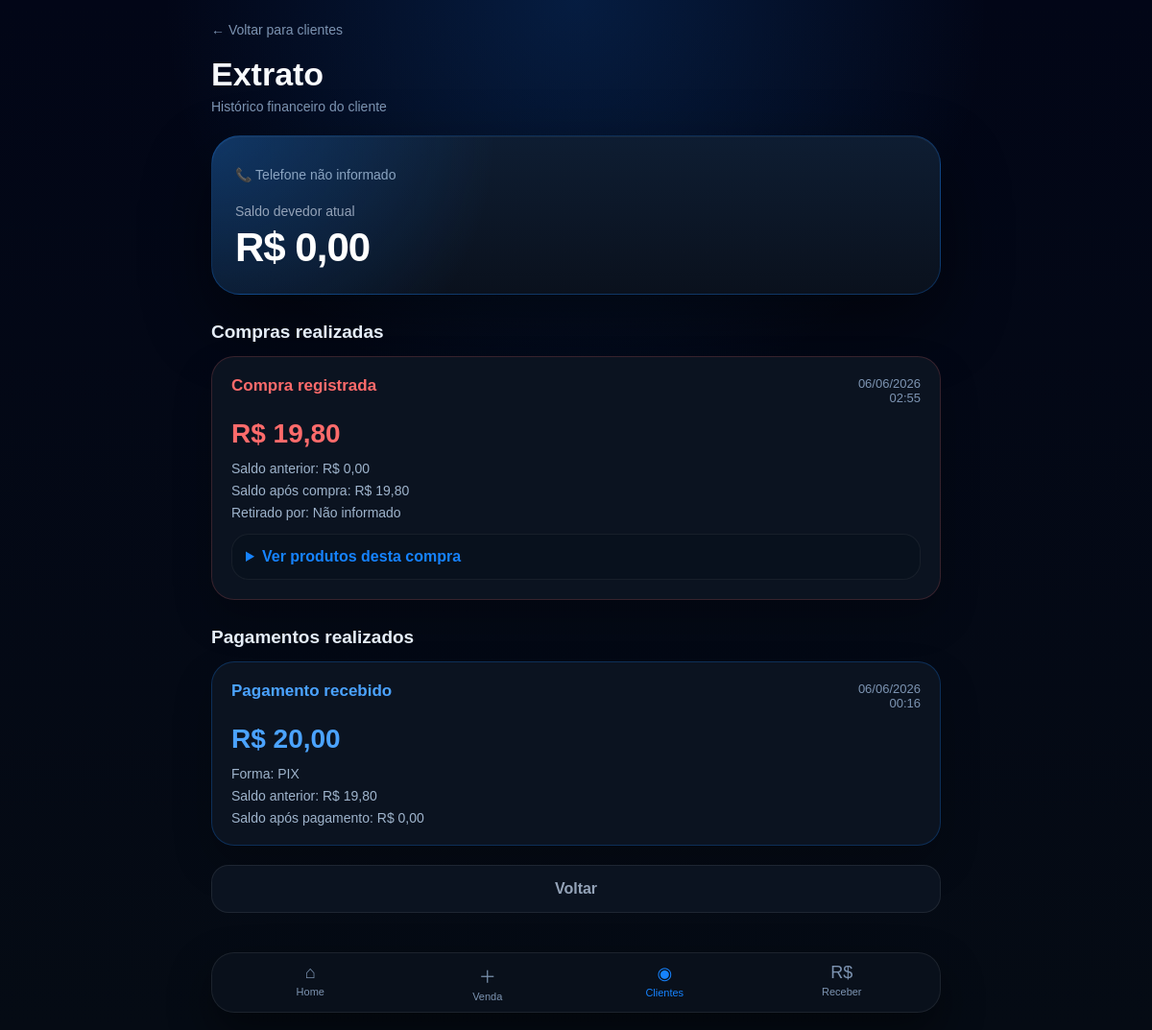
The page /clientes/2 on the database its author committed.
### tables this page shows
CREATE TABLE clientes (
    id INTEGER PRIMARY KEY AUTOINCREMENT,
    nome TEXT NOT NULL,
    telefone TEXT,
    saldo_fiado REAL DEFAULT 0,
    data_cadastro TEXT
);

CREATE TABLE fiados (
    id INTEGER PRIMARY KEY AUTOINCREMENT,
    venda_id INTEGER,
    cliente_id INTEGER,
    cliente_nome TEXT,
    telefone TEXT,
    retirado_por TEXT,
    valor_compra REAL,
    saldo_anterior REAL,
    saldo_atual REAL,
    data_hora TEXT,
    status TEXT DEFAULT 'ABERTO',
    FOREIGN KEY (venda_id) REFERENCES vendas(id),
    FOREIGN KEY (cliente_id) REFERENCES clientes(id)
);

CREATE TABLE pagamentos_fiado (
    id INTEGER PRIMARY KEY AUTOINCREMENT,
    cliente_id INTEGER NOT NULL,
    valor_pago REAL NOT NULL,
    saldo_anterior REAL NOT NULL,
    saldo_atual REAL NOT NULL,
    data_hora TEXT NOT NULL
, forma_pagamento TEXT);

### backend/app.py (the view)
@app.get("/clientes/{cliente_id}")
def extrato_cliente(request: Request, cliente_id: int):
    conexao = sqlite3.connect(BANCO)
    cursor = conexao.cursor()
    cursor.execute("""
        SELECT id, nome, telefone, saldo_fiado
        FROM clientes
        WHERE id = ?
    """, (cliente_id,))
    cliente = cursor.fetchone()
    cursor.execute("""
        SELECT id, venda_id, data_hora, valor_compra, saldo_anterior, saldo_atual, retirado_por
        FROM fiados
        WHERE cliente_id = ?
        ORDER BY data_hora DESC
    """, (cliente_id,))
    compras = cursor.fetchall()
    compras_com_itens = []
    for compra in compras:
        venda_id = compra[1]
        cursor.execute("""
            SELECT descricao, quantidade, preco_unitario, subtotal
            FROM itens_venda
            WHERE venda_id = ?
        """, (venda_id,))
        itens = cursor.fetchall()
        compras_com_itens.append({
            "compra": compra,
            "itens": itens
        })
    cursor.execute("""
        SELECT data_hora, valor_pago, saldo_anterior, saldo_atual, forma_pagamento
        FROM pagamentos_fiado
        WHERE cliente_id = ?
        ORDER BY data_hora DESC
    """, (cliente_id,))
    pagamentos = cursor.fetchall()
    conexao.close()
    return templates.TemplateResponse(
        request,
        "extrato_cliente.html",
        {
            "cliente": cliente,
            "compras": compras_com_itens,
            "pagamentos": pagamentos
        }
    )

### backend/templates/extrato_cliente.html (shortened to what this page needs)
<!DOCTYPE html>
<html lang="pt-BR">
<head>
</head>
<body>
<div class="container">
    <div class="header">
        <a class="voltar-topo" href="/clientes">
            ← Voltar para clientes
        </a>
        <h1>Extrato</h1>
        <div class="subtitulo">
            Histórico financeiro do cliente
        </div>
    </div>
    <div class="cliente-card">
        <div class="telefone">
            📞 {{ cliente[2] or "Telefone não informado" }}
        </div>
        <div class="saldo-label">
            Saldo devedor atual
        </div>
        <div class="saldo">
            R$ {{ "%.2f"|format(cliente[3] or 0)|replace(".", ",") }}
        </div>
    </div>
    <div class="section-title">
        Compras realizadas
    </div>
    {% if compras %}
        {% for registro in compras %}
            {% set compra = registro.compra %}
            <div class="movimento compra">
                <div class="movimento-topo">
                    <div>
                        <div class="tipo compra">
                            Compra registrada
                        </div>
                    </div>
                    <div class="data">
                        {{ compra[2][8:10] }}/{{ compra[2][5:7] }}/{{ compra[2][0:4] }}
                        <br>
                        {{ compra[2][11:16] }}
                    </div>
                </div>
                <div class="valor compra">
                    R$ {{ "%.2f"|format(compra[3] or 0)|replace(".", ",") }}
                </div>
                <div class="linha">
                    Saldo anterior: R$ {{ "%.2f"|format(compra[4] or 0)|replace(".", ",") }}
                </div>
                <div class="linha">
                    Saldo após compra: R$ {{ "%.2f"|format(compra[5] or 0)|replace(".", ",") }}
                </div>
                <div class="linha">
                    Retirado por: {{ compra[6] or "Não informado" }}
                </div>
                <details>
                    <summary>Ver produtos desta compra</summary>
                </details>
            </div>
        {% endfor %}
    {% else %}
        <div class="empty">
            Nenhuma compra registrada.
        </div>
    {% endif %}
    <div class="section-title">
        Pagamentos realizados
    </div>
    {% if pagamentos %}
        {% for pagamento in pagamentos %}
            <div class="movimento pagamento">
                <div class="movimento-topo">
                    <div>
                        <div class="tipo pagamento">
                            Pagamento recebido
                        </div>
                    </div>
                    <div class="data">
                        {{ pagamento[0][8:10] }}/{{ pagamento[0][5:7] }}/{{ pagamento[0][0:4] }}
                        <br>
                        {{ pagamento[0][11:16] }}
                    </div>
                </div>
                <div class="valor pagamento">
                    R$ {{ "%.2f"|format(pagamento[1] or 0)|replace(".", ",") }}
                </div>
                <div class="linha">
                    Forma: {{ pagamento[4] or "Não informado" }}
                </div>
                <div class="linha">
                    Saldo anterior: R$ {{ "%.2f"|format(pagamento[2] or 0)|replace(".", ",") }}
                </div>
                <div class="linha">
                    Saldo após pagamento: R$ {{ "%.2f"|format(pagamento[3] or 0)|replace(".", ",") }}
                </div>
            </div>
        {% endfor %}
    {% else %}
        <div class="empty">
            Nenhum pagamento registrado.
        </div>
    {% endif %}
    <a class="botao" href="/clientes">
        Voltar
    </a>
</div>
<nav class="bottom-nav">
    <a class="nav-item" href="/">
        <span class="nav-icon">⌂</span>
        Home
    </a>
    <a class="nav-item" href="/nova-venda">
        <span class="nav-icon">＋</span>
        Venda
    </a>
    <a class="nav-item active" href="/clientes">
        <span class="nav-icon">◉</span>
        Clientes
    </a>
    <a class="nav-item" href="/receber-pagamento">
        <span class="nav-icon">R$</span>
        Receber
    </a>
</nav>
</body>
</html>

### backend/templates/extrato_cliente.html (style rules this page uses)
* { margin:0; padding:0; box-sizing:border-box; font-family:Arial, Helvetica, sans-serif; }
body { min-height:100vh; background: radial-gradient(circle at top, rgba(22,131,255,.18), transparent 35%), linear-gradient(180deg,#020617 0%,#050b14 100%); color:#f8fafc; padding:22px; }
.container { max-width:760px; margin:auto; padding-bottom:100px; }
.header { margin-bottom:22px; }
.voltar-topo { color:#7d94b2; text-decoration:none; font-size:14px; }
h1 { margin-top:18px; font-size:34px; font-weight:900; }
.subtitulo { margin-top:6px; color:#7d94b2; font-size:14px; }
.cliente-card { background: radial-gradient(circle at top left, rgba(22,131,255,.25), transparent 38%), linear-gradient(180deg,#0e1d32,#0a111d); border:1px solid rgba(22,131,255,.25); border-radius:30px; padding:24px; margin-bottom:24px; box-shadow: 0 30px 70px rgba(0,0,0,.45), inset 0 1px 0 rgba(255,255,255,.05); }
.telefone { margin-top:8px; color:#8aa4c1; font-size:14px; }
.saldo-label { margin-top:22px; color:#94a3b8; font-size:14px; }
.saldo { margin-top:6px; font-size:42px; font-weight:900; letter-spacing:-1px; color:#ffffff; }
.section-title { margin:28px 0 14px; font-size:19px; font-weight:900; color:#e5edf7; }
.movimento { background:#0b1320; border:1px solid rgba(255,255,255,.07); border-radius:24px; padding:20px; margin-bottom:14px; box-shadow: 0 20px 40px rgba(0,0,0,.22); }
.movimento.compra { border-color:rgba(255,107,107,.18); }
.movimento.pagamento { border-color:rgba(22,131,255,.25); }
.movimento-topo { display:flex; justify-content:space-between; align-items:flex-start; gap:12px; margin-bottom:14px; }
.tipo { font-size:17px; font-weight:900; }
.tipo.compra { color:#ff6b6b; }
.tipo.pagamento { color:#4ba3ff; }
.data { color:#7d94b2; font-size:13px; text-align:right; }
.valor { font-size:28px; font-weight:900; margin-bottom:12px; }
.valor.compra { color:#ff6b6b; }
.valor.pagamento { color:#4ba3ff; }
.linha { margin-top:7px; color:#9fb4cc; font-size:14px; }
details { margin-top:14px; background:#08111d; border:1px solid rgba(255,255,255,.06); padding:14px; border-radius:18px; }
summary { cursor:pointer; font-weight:800; color:#1683ff; }
.botao { display:block; width:100%; padding:15px; text-align:center; background:#0b1320; color:#94a3b8; text-decoration:none; border-radius:18px; border:1px solid rgba(255,255,255,.08); margin-top:20px; font-weight:800; }
.bottom-nav { position:fixed; left:50%; bottom:18px; transform:translateX(-50%); width:calc(100% - 36px); max-width:760px; background:rgba(10,17,28,.94); backdrop-filter:blur(16px); border:1px solid rgba(255,255,255,.08); border-radius:24px; display:grid; grid-template-columns:repeat(4,1fr); padding:10px; box-shadow:0 20px 45px rgba(0,0,0,.45); }
.nav-item { text-decoration:none; color:#7d94b2; text-align:center; font-size:11px; }
.nav-icon { display:block; font-size:18px; margin-bottom:3px; }
.nav-item.active { color:#1683ff; }

### rows shown on the page
clientes: telefone "Telefone não informado", saldo_fiado "0,00"
fiados: data_hora "06", data_hora "06", data_hora "2026", data_hora "02:55", valor_compra "19,80", saldo_anterior "0,00", saldo_atual "19,80", retirado_por "Não informado"
pagamentos_fiado: data_hora "06", data_hora "2026", data_hora "00:16", valor_pago "20,00", forma_pagamento "PIX", saldo_anterior "19,80", saldo_atual "0,00"
